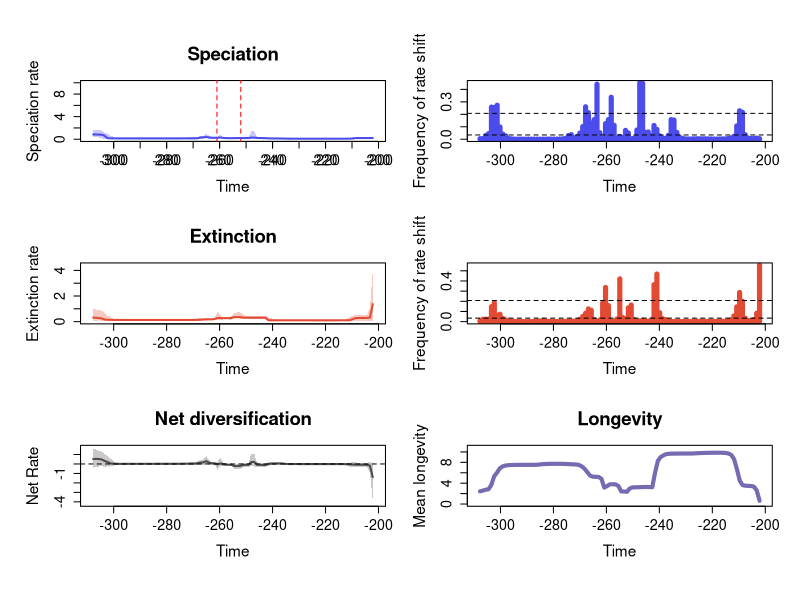

Recreate this plot in R.


pdf(file='C:/Users/SimoesLabAdmin/Documents/BDNN_Arielli/synapsida/mcmc_no_predictors/A_rjmcmc_sampled_every_20k/RTT_plots_final.pdf',width=10, height=15)
par(mfrow=c(3,2), cex.main=1.7, cex.lab=1.4, cex.axis=1.3,
    oma=c(2, 2, 2, 0))     # outer margins for the entire figure
library(scales)

# Define custom tick positions at 10 MY intervals
x_ticks <- seq(-300, -200, by=10)
x_tick_labels <- abs(x_ticks)

# Calculate positions for the mass extinction events
perm_trias_extinction = -252 # End-Permian mass extinction (252 Ma)
guadalupian_extinction = -261 # Guadalupian extinction (261 Ma)

time=c(-202.15980177, -203.22606131000003,-204.29232085,-205.35858039,-206.42483993000002,-207.49109947,-208.55735901000003,-209.62361855,-210.68987809000004,-211.75613763,-212.82239717,-213.88865671000002,-214.95491625,-216.02117579000003,-217.08743533,-218.15369487000004,-219.21995441,-220.28621395,-221.35247349000002,-222.41873303,-223.48499257000003,-224.55125211,-225.61751165000004,-226.68377119000002,-227.75003073,-228.81629027000002,-229.88254981,-230.94880935000003,-232.01506889,-233.08132842999999,-234.14758797000002,-235.21384751,-236.28010705000003,-237.34636659,-238.41262613000004,-239.47888567,-240.54514521,-241.61140475000002,-242.67766429,-243.74392383000003,-244.81018337,-245.87644291000004,-246.94270245,-248.00896199,-249.07522153000002,-250.14148107,-251.20774061000003,-252.27400015,-253.34025969000004,-254.40651923000001,-255.47277877,-256.53903831,-257.60529785,-258.67155739000003,-259.73781693,-260.80407647,-261.87033601,-262.93659555,-264.00285509,-265.06911463,-266.13537417000003,-267.20163371,-268.26789325,-269.33415279,-270.40041233,-271.46667186999997,-272.53293141,-273.59919095000004,-274.66545049,-275.73171003,-276.79796957,-277.86422911,-278.93048865,-279.99674819,-281.06300773000004,-282.12926727,-283.19552681,-284.26178635,-285.32804589,-286.39430543,-287.46056497,-288.52682451000004,-289.59308405,-290.65934359,-291.72560313,-292.79186267,-293.85812221,-294.92438175,-295.99064129000004,-297.05690083,-298.12316037,-299.18941991,-300.25567945,-301.32193899,-302.38819853,-303.45445807000004,-304.52071761,-305.58697715,-306.65323669,-307.71949623)
rate=c(0.20796762396500365, 0.20766679887449715,0.2101375871435917,0.21168803596742553,0.21269096279219235,0.21291474661665094,0.20399091962747742,0.12720317707832302,0.10503837650011404,0.09614447495496997,0.09422744868470204,0.09349567082960046,0.09316486958631787,0.09306171312342326,0.09301855634436387,0.09302418504960407,0.09303579409332255,0.09310245859941212,0.09322079460437313,0.09334461299643511,0.09354517851520205,0.0937424425579432,0.09399949581688385,0.0942799725999955,0.09457986988302908,0.09468569412911594,0.09478753397964187,0.09492540662417218,0.09531807569716022,0.09627359218398832,0.0991834231437475,0.10881895386263982,0.12457085230026213,0.1318645416343191,0.13295252555384324,0.13419385239014517,0.13692181375014043,0.1474432789049239,0.18985373143042378,0.19727928033232195,0.21058068485197756,0.2180082777927044,0.29147321710454255,0.2840505279321833,0.21623547030728502,0.21393166813862474,0.21358640978582083,0.2130678696151146,0.19895663096800442,0.19546515839393303,0.19101985208488081,0.1910780673734374,0.1951455894640577,0.2314257665351939,0.30190837884510596,0.26166190068229717,0.25606025346090355,0.2576201427290292,0.31480191979880934,0.3945635621902289,0.3353905547504395,0.31095728218147667,0.17590414072106741,0.1561455079970681,0.15191609340567364,0.1497289733291343,0.1492019151574226,0.14861891109265207,0.14698958588187916,0.1462932303128907,0.14613021761610834,0.14605603972028536,0.14602511201461504,0.1460168566523532,0.14602200442190397,0.14606642307521955,0.14610279941441673,0.1461163214780764,0.1461102754401429,0.14611082508320772,0.14611012039760268,0.14610967820378198,0.14610587806697034,0.14609635375624305,0.1460887684352624,0.14607374875777862,0.1460767767856696,0.14608934514532085,0.14611979684064086,0.14623513315598108,0.14653363140348663,0.14772907767477256,0.14934598261620363,0.15527538097149884,0.1918185060469303,0.6269305568919246,0.7966103822203912,0.8243147170204428,0.8429759695678014,0.8438357429413552)
minHPD=c(0.0768943748744174, 0.07759585291109931,0.07835882624604115,0.07905088387474705,0.07851966021047276,0.07905088387474705,0.07289422283988767,0.048194609730144576,0.039765300181599156,0.03845828469233687,0.042972415586223875,0.044798501892353564,0.04411802272479986,0.044665025581000196,0.04482805220885506,0.04515927009818011,0.0453330247440287,0.04483341814206473,0.04494190654018587,0.04569018382700499,0.04572629837914798,0.0455320193906466,0.04553666781656226,0.044936772503708956,0.044807159323282435,0.0455320193906466,0.04514545711772151,0.04484607789105739,0.04516077052275215,0.04492099533044749,0.04185372916623322,0.047995366444023725,0.06934587340852706,0.07633840809055153,0.07828766516451989,0.078942017690489,0.07893464227840243,0.07998447882917319,0.07894668028705397,0.0823954103680885,0.08921458473105816,0.08694143277627796,0.09652051440582843,0.12864142029923623,0.1207791617933448,0.121735188225771,0.1207791617933448,0.12119451829810914,0.11185066050513932,0.1134267850332581,0.10646464895740482,0.10614555127151859,0.10077728944311788,0.13717255421979418,0.17112614122512343,0.11101455615033948,0.11131171297842146,0.1110357778242096,0.09979938590698119,0.20848061814815885,0.12390033646884258,0.11598557724369375,0.10367159804679568,0.10389314946744818,0.10175165734803149,0.09732700949087068,0.09616608309865594,0.08902081654153314,0.0994553118176836,0.10261880024986388,0.10251443230185399,0.10133961684066378,0.10175165734803149,0.10184901708773189,0.10204663389848598,0.102250008493835,0.10245984248590964,0.10252231205722617,0.10253927801407205,0.10251443230185399,0.10251443230185399,0.10246180144182915,0.10242129460027306,0.10233435085176491,0.10223152885773121,0.10209840634284183,0.1018162937612192,0.10155929481761443,0.10240940890170434,0.10175165734803149,0.10133961684066378,0.09563065402259772,0.08936525115135471,0.09117665824663747,0.09992597846904823,0.10528664406738539,0.12822070175942932,0.3292412171621953,0.3394789633107799,0.3422578161279379)
maxHPD=c(0.3794781254648623, 0.37688966022350573,0.3753595732193221,0.37685157984000295,0.37941859589109045,0.38429020353291304,0.3866462360139265,0.34373450985548754,0.2699347795828436,0.15722228971581734,0.14656708420259604,0.14471169710626947,0.14231541772341838,0.14232003257329645,0.14202814984960746,0.14209620427361466,0.14209414232256085,0.14135207211460424,0.1413236079239283,0.1420268075688765,0.14209620427361466,0.1420320976275001,0.14229352635982637,0.14209620427361466,0.14232558078869326,0.14330452969935673,0.14328852926286736,0.1433998249992334,0.14470838249283638,0.14771113392238153,0.1602531774136245,0.2259382717319704,0.25198571073105586,0.25204872986654053,0.25368055134618944,0.2544117029356372,0.2551746381829326,0.2628861321918233,0.3236361075900059,0.333464348056029,0.3666545124733737,0.4107930956925239,1.4037704429443751,1.3741326872328534,0.36643224218692744,0.3505787688833488,0.34814382825986484,0.3476785902313394,0.27939416083812146,0.2733100544158744,0.2711095791260178,0.2715207340711895,0.2806030851752576,0.36804793375576234,0.7967249996308864,0.4041349013964623,0.3962109745265074,0.3968641080819756,0.5977799640358299,1.018932953197029,0.6272632024136904,0.544317075888178,0.398743212605749,0.3446526964687403,0.3324107078189649,0.32083964739721477,0.3140679190694435,0.28526284990293843,0.20881677993598916,0.20148160927338268,0.19981788040402462,0.1980913200332915,0.19822523958335844,0.19821389464761777,0.19821389464761777,0.19821389464761777,0.19821389464761777,0.19821389464761777,0.19822523958335844,0.19821356983995364,0.1982445742341141,0.19821389464761777,0.19821389464761777,0.19821389464761777,0.19821389464761777,0.19827520720283504,0.19821356983995364,0.19821389464761777,0.19941204527990364,0.19982161000977583,0.20248277222513614,0.22041487521381647,0.4459590151606513,0.6801058617310471,0.9527086662209635,1.163876768555937,1.4593715893969958,1.7053078110211857,1.6985430638167298,1.7073269714118504)
remove_na = !is.na(rate)
time = time[remove_na]
plot(time,time,type = 'n', ylim = c(0, 10), xlim = c(-308.252626,-201.626672), ylab = 'Speciation rate', xlab = 'Time',main='Speciation' )

axis(1, at=x_ticks, labels=x_tick_labels, cex.axis=1.3) # Custom x-axis with 10MY interval ticks
# Add vertical lines for mass extinction events
abline(v=perm_trias_extinction, col="red", lty=2) 
abline(v=guadalupian_extinction, col="red", lty=2)

polygon(c(time, rev(time)), c(maxHPD[remove_na], rev(minHPD[remove_na])), col = alpha('#4c4cec',0.3), border = NA)
lines(time,rate[remove_na], col = '#4c4cec', lwd=2)
mids=c(-202.16518691919194, -203.24221675757576,-204.3192465959596,-205.39627643434343,-206.47330627272729,-207.5503361111111,-208.62736594949496,-209.7043957878788,-210.78142562626263,-211.85845546464648,-212.9354853030303,-214.01251514141416,-215.08954497979798,-216.16657481818183,-217.24360465656565,-218.3206344949495,-219.39766433333335,-220.47469417171718,-221.55172401010103,-222.62875384848485,-223.7057836868687,-224.78281352525252,-225.85984336363637,-226.9368732020202,-228.01390304040405,-229.0909328787879,-230.16796271717172,-231.24499255555557,-232.3220223939394,-233.39905223232324,-234.4760820707071,-235.55311190909092,-236.63014174747474,-237.7071715858586,-238.78420142424244,-239.86123126262626,-240.9382611010101,-242.01529093939394,-243.0923207777778,-244.16935061616164,-245.24638045454546,-246.32341029292928,-247.40044013131313,-248.47746996969698,-249.5544998080808,-250.63152964646466,-251.70855948484848,-252.78558932323233,-253.86261916161618,-254.939649,-256.0166788383838,-257.0937086767677,-258.1707385151515,-259.2477683535354,-260.3247981919192,-261.401828030303,-262.4788578686869,-263.5558877070707,-264.6329175454546,-265.7099473838384,-266.7869772222222,-267.86400706060607,-268.9410368989899,-270.0180667373737,-271.09509657575757,-272.1721264141414,-273.24915625252527,-274.3261860909091,-275.40321592929297,-276.48024576767676,-277.5572756060606,-278.63430544444446,-279.71133528282826,-280.7883651212121,-281.86539495959596,-282.9424247979798,-284.01945463636366,-285.0964844747475,-286.1735143131313,-287.25054415151516,-288.327573989899,-289.4046038282828,-290.48163366666665,-291.5586635050505,-292.63569334343435,-293.7127231818182,-294.78975302020206,-295.86678285858585,-296.9438126969697,-298.02084253535355,-299.09787237373735,-300.1749022121212,-301.25193205050505,-302.3289618888889,-303.40599172727275,-304.4830215656566,-305.5600514040404,-306.63708124242424,-307.7141110808081)
counts=c(0.004944444444444444, 0.0092,0.0064444444444444445,0.006044444444444444,0.009788888888888889,0.036066666666666664,0.21676666666666666,0.22844444444444445,0.10683333333333334,0.023144444444444443,0.011122222222222223,0.005833333333333334,0.0029666666666666665,0.002522222222222222,0.0020555555555555557,0.0015555555555555555,0.001888888888888889,0.0021777777777777776,0.002688888888888889,0.003511111111111111,0.0033666666666666667,0.0036666666666666666,0.003966666666666667,0.0035444444444444442,0.0023,0.0025,0.0027333333333333333,0.006866666666666667,0.01682222222222222,0.05508888888888889,0.15416666666666667,0.15747777777777777,0.030955555555555556,0.007388888888888889,0.010555555555555556,0.027344444444444446,0.07877777777777778,0.11027777777777778,0.028511111111111112,0.05846666666666667,0.05513333333333333,0.44908888888888887,0.4532777777777778,0.07386666666666666,0.009122222222222223,0.003933333333333333,0.0504,0.07113333333333334,0.0141,0.02298888888888889,0.008288888888888889,0.11153333333333333,0.3371777777777778,0.15767777777777778,0.12498888888888889,0.006944444444444444,0.05263333333333333,0.4416111111111111,0.15745555555555554,0.1302111111111111,0.21332222222222222,0.2604222222222222,0.1017,0.049555555555555554,0.020866666666666665,0.011566666666666666,0.03678888888888889,0.029344444444444444,0.006922222222222222,0.003022222222222222,0.0017555555555555556,0.0010888888888888888,0.0008888888888888889,0.0013,0.0017555555555555556,0.0009,0.0006555555555555556,0.0007111111111111111,0.0006222222222222223,0.0008777777777777778,0.0007333333333333333,0.0009,0.0008888888888888889,0.0010555555555555555,0.0011,0.001,0.001288888888888889,0.003077777777777778,0.006855555555555556,0.027366666666666668,0.040822222222222225,0.099,0.2729111111111111,0.2557333333333333,0.25804444444444447,0.0456,0.029988888888888888,0.005733333333333333,0.0044444444444444444)
plot(mids,counts,type = 'h', xlim = c(-308.252626,-201.626672), ylim=c(0,0.4532777777777778), ylab = 'Frequency of rate shift', xlab = 'Time',lwd=5,col='#4c4cec')
bf2 = 0.03425154723169152
bf6 = 0.20764631159148825
abline(h=bf2, lty=2)
abline(h=bf6, lty=2)

time=c(-202.15980177, -203.22606131000003,-204.29232085,-205.35858039,-206.42483993000002,-207.49109947,-208.55735901000003,-209.62361855,-210.68987809000004,-211.75613763,-212.82239717,-213.88865671000002,-214.95491625,-216.02117579000003,-217.08743533,-218.15369487000004,-219.21995441,-220.28621395,-221.35247349000002,-222.41873303,-223.48499257000003,-224.55125211,-225.61751165000004,-226.68377119000002,-227.75003073,-228.81629027000002,-229.88254981,-230.94880935000003,-232.01506889,-233.08132842999999,-234.14758797000002,-235.21384751,-236.28010705000003,-237.34636659,-238.41262613000004,-239.47888567,-240.54514521,-241.61140475000002,-242.67766429,-243.74392383000003,-244.81018337,-245.87644291000004,-246.94270245,-248.00896199,-249.07522153000002,-250.14148107,-251.20774061000003,-252.27400015,-253.34025969000004,-254.40651923000001,-255.47277877,-256.53903831,-257.60529785,-258.67155739000003,-259.73781693,-260.80407647,-261.87033601,-262.93659555,-264.00285509,-265.06911463,-266.13537417000003,-267.20163371,-268.26789325,-269.33415279,-270.40041233,-271.46667186999997,-272.53293141,-273.59919095000004,-274.66545049,-275.73171003,-276.79796957,-277.86422911,-278.93048865,-279.99674819,-281.06300773000004,-282.12926727,-283.19552681,-284.26178635,-285.32804589,-286.39430543,-287.46056497,-288.52682451000004,-289.59308405,-290.65934359,-291.72560313,-292.79186267,-293.85812221,-294.92438175,-295.99064129000004,-297.05690083,-298.12316037,-299.18941991,-300.25567945,-301.32193899,-302.38819853,-303.45445807000004,-304.52071761,-305.58697715,-306.65323669,-307.71949623)
rate=c(1.3666440167730343, 0.31376495817083805,0.2925677868489296,0.287478471450386,0.2862210070337915,0.2836099130768382,0.27547660210681213,0.20190635617322839,0.11245556240985816,0.10453970444279807,0.10222815117649639,0.1015247960284296,0.10125537896087597,0.10114691685286886,0.10111122132144792,0.10110598646116402,0.10113916870225911,0.10117250728095076,0.10123726550392864,0.10128960280091265,0.101358795632642,0.10144750458247816,0.10159815138914363,0.10177273564665804,0.10190479790650894,0.10192726518873972,0.10193089731103878,0.1019223622891463,0.1019272973438134,0.10193130808446357,0.10193481606391921,0.1019534260548558,0.10198581517322039,0.10207092723482862,0.10249258001622347,0.10306668051534673,0.10444559133040965,0.11430555939094128,0.30622014114357254,0.3057051293362182,0.3053262881169408,0.3054566654123859,0.3063331444311439,0.3076006767936023,0.3078215451494205,0.3083561825241705,0.3151942295508726,0.3515455842966989,0.34793102675511056,0.34717041234135554,0.29040953921959634,0.2707584459780589,0.2690906058659128,0.26888367215422326,0.2809268221804285,0.28261670937316813,0.20421145927468826,0.17699950498381256,0.1753395766532515,0.17413796426515107,0.1630479965363492,0.14759407183316559,0.13811715826340581,0.1328584065648523,0.12998059521010788,0.12914577844235364,0.12881221810801655,0.12856402637891917,0.12825475236818162,0.12807771353840552,0.12797041561480255,0.1278866366008437,0.1278749333479151,0.12787727467096058,0.12791774126763833,0.12805532068605435,0.12825475236818162,0.12864423519811075,0.12938849185615647,0.12981090317356545,0.12997017790930945,0.129996576110952,0.13001246225147917,0.13001004703321206,0.13002174541626105,0.13006084222975345,0.13009900995206167,0.13017805247630732,0.13032684877137363,0.13060170801158205,0.13109488690091517,0.1322577587165825,0.13446020254100768,0.13968787858331613,0.14501582388466194,0.17034822905982056,0.2505660348390565,0.2746149495623695,0.2977590787755317,0.31648715370654756)
minHPD=c(0.08348190308680896, 0.07368241661031225,0.0844673055409662,0.08327000187176245,0.08435717385455181,0.08435717385455181,0.0823664992062907,0.07128241655358862,0.06333759320716403,0.05653815888738134,0.05753424662583165,0.06301447853364206,0.06518718786189116,0.06519531407714453,0.06515772973663224,0.06518718786189116,0.06516603168919358,0.06510110720956809,0.06513737114166247,0.06537263627711279,0.06734119586520412,0.06733007231278947,0.06774509795910805,0.06775386137193883,0.06772528748593573,0.06781091375094567,0.06775386137193883,0.06772528748593573,0.06780421195462585,0.0677549651107355,0.06772528748593573,0.06772528748593573,0.06775386137193883,0.06715112784305398,0.06335379442813509,0.056827993782073476,0.06247040054729427,0.06518718786189116,0.17379380010964263,0.19587329107423804,0.19574548850587145,0.1969417492277334,0.1963426761343241,0.20038395319566288,0.20032746752998773,0.19632928673510633,0.18918864736120888,0.24965700436920876,0.24957857744870487,0.24965700436920876,0.16126463747187753,0.16736617547785937,0.1674306327621449,0.16737600221568985,0.1324248678632417,0.11764011944485381,0.11081770609084718,0.1087129745214534,0.1087129745214534,0.10867900520870648,0.1040291301518661,0.08625140261938312,0.07695725992406921,0.07559940189269528,0.07374780061787484,0.07563919690930712,0.07550632331098898,0.07616735136221806,0.0758013124756407,0.0758013124756407,0.0758013124756407,0.075497377728141,0.0758013124756407,0.0758013124756407,0.07615756395106608,0.0758013124756407,0.07644181766085287,0.07733093566473771,0.07817600997339538,0.07845642931333982,0.07845642931333982,0.07845921525849751,0.07840515356116852,0.0783931559672493,0.07828189541803066,0.0787623169685589,0.07850294709956412,0.07852123943815092,0.07848539144050923,0.07849388006026446,0.07828165956114867,0.07614856198168524,0.06805678901047306,0.07183867760227988,0.0736305007680343,0.07674831600144431,0.08742231109698581,0.0881285466630207,0.08742231109698581,0.08648396848453296)
maxHPD=c(4.006078696745388, 1.070287033094507,0.5468734958945284,0.5217462567650728,0.5188171664863217,0.5151756212954623,0.5063648191701448,0.4628783552752922,0.35848134381864527,0.2554923375190755,0.1556060965330382,0.1444070607999364,0.14268765506746675,0.14116324944318434,0.14038611745888996,0.13987723945919364,0.13927425497430432,0.13890861788771322,0.13847568438238236,0.13831739123434325,0.13987462844300874,0.139483221464613,0.13950847862416768,0.139314460700887,0.13931246078070517,0.1394519972274317,0.13946975034631431,0.13950610782218492,0.13974225966512333,0.13986761342481555,0.140027791428347,0.1404227366717536,0.14119848727741793,0.14248126962477498,0.14745818394798837,0.18066666438760576,0.27508400003509853,0.3382642957585694,0.45712774842507997,0.4412217933899372,0.4374695793357429,0.4370199604603846,0.43250113824153896,0.4389819224270483,0.44126339230400946,0.44540157791131724,0.5653813240445955,0.739131670642162,0.7099585752192836,0.7099585752192836,0.41830867669301697,0.35697031359972575,0.3559408815201169,0.3559408815201169,0.49578675608213535,0.7529206445306491,0.31772967936975105,0.3044414414550101,0.30404703584203213,0.30439174564394655,0.3024913140504804,0.2874274217342404,0.24552796232239824,0.22533334620666615,0.208213003364816,0.20570642790937532,0.2040212652055531,0.20335459990111307,0.20120691314913178,0.2003918823321254,0.1995731502008717,0.19874287008872213,0.19874287008872213,0.1985582344464715,0.1986959560511362,0.19779863089468452,0.19783951204615635,0.19783528058858246,0.19781316566315735,0.19785520796007153,0.19785520796007153,0.19785520796007153,0.19781316566315735,0.19783528058858246,0.19778808446829232,0.19835326032037082,0.19824963737544704,0.1986348951352021,0.1993225677431661,0.20080303524710236,0.20377938886473426,0.21116999948835075,0.2491395796924543,0.38390339119681904,0.46510380574171506,0.6902296316620936,0.8612469701781429,0.8821524013776972,0.9401402207208718,1.0093068886929968)
remove_na = !is.na(rate)
time = time[remove_na]
plot(time,time,type = 'n', ylim = c(0, 4.4066865664199275), xlim = c(-308.252626,-201.626672), ylab = 'Extinction rate', xlab = 'Time',main='Extinction' )
polygon(c(time, rev(time)), c(maxHPD[remove_na], rev(minHPD[remove_na])), col = alpha('#e34a33',0.3), border = NA)
lines(time,rate[remove_na], col = '#e34a33', lwd=2)
mids=c(-202.16518691919194, -203.24221675757576,-204.3192465959596,-205.39627643434343,-206.47330627272729,-207.5503361111111,-208.62736594949496,-209.7043957878788,-210.78142562626263,-211.85845546464648,-212.9354853030303,-214.01251514141416,-215.08954497979798,-216.16657481818183,-217.24360465656565,-218.3206344949495,-219.39766433333335,-220.47469417171718,-221.55172401010103,-222.62875384848485,-223.7057836868687,-224.78281352525252,-225.85984336363637,-226.9368732020202,-228.01390304040405,-229.0909328787879,-230.16796271717172,-231.24499255555557,-232.3220223939394,-233.39905223232324,-234.4760820707071,-235.55311190909092,-236.63014174747474,-237.7071715858586,-238.78420142424244,-239.86123126262626,-240.9382611010101,-242.01529093939394,-243.0923207777778,-244.16935061616164,-245.24638045454546,-246.32341029292928,-247.40044013131313,-248.47746996969698,-249.5544998080808,-250.63152964646466,-251.70855948484848,-252.78558932323233,-253.86261916161618,-254.939649,-256.0166788383838,-257.0937086767677,-258.1707385151515,-259.2477683535354,-260.3247981919192,-261.401828030303,-262.4788578686869,-263.5558877070707,-264.6329175454546,-265.7099473838384,-266.7869772222222,-267.86400706060607,-268.9410368989899,-270.0180667373737,-271.09509657575757,-272.1721264141414,-273.24915625252527,-274.3261860909091,-275.40321592929297,-276.48024576767676,-277.5572756060606,-278.63430544444446,-279.71133528282826,-280.7883651212121,-281.86539495959596,-282.9424247979798,-284.01945463636366,-285.0964844747475,-286.1735143131313,-287.25054415151516,-288.327573989899,-289.4046038282828,-290.48163366666665,-291.5586635050505,-292.63569334343435,-293.7127231818182,-294.78975302020206,-295.86678285858585,-296.9438126969697,-298.02084253535355,-299.09787237373735,-300.1749022121212,-301.25193205050505,-302.3289618888889,-303.40599172727275,-304.4830215656566,-305.5600514040404,-306.63708124242424,-307.7141110808081)
counts=c(0.5551666666666667, 0.08224444444444444,0.02031111111111111,0.0077555555555555555,0.012477777777777779,0.03297777777777778,0.2008111111111111,0.2869555555555556,0.14486666666666667,0.055877777777777776,0.018877777777777778,0.00848888888888889,0.004255555555555556,0.0026444444444444445,0.0022,0.002277777777777778,0.0019444444444444444,0.0026555555555555555,0.002511111111111111,0.002611111111111111,0.003111111111111111,0.0037444444444444443,0.004722222222222222,0.003266666666666667,0.0011888888888888889,0.001411111111111111,0.0013,0.0010777777777777778,0.0011,0.0012555555555555555,0.001888888888888889,0.0029555555555555555,0.008422222222222222,0.020344444444444443,0.02898888888888889,0.08734444444444445,0.4681888888888889,0.36341111111111113,0.017966666666666666,0.004166666666666667,0.0044555555555555555,0.0146,0.007633333333333333,0.0052,0.02022222222222222,0.16263333333333332,0.13541111111111112,0.027666666666666666,0.04103333333333333,0.42065555555555556,0.026155555555555557,0.004577777777777778,0.0037,0.15794444444444444,0.33576666666666666,0.18386666666666668,0.01731111111111111,0.004544444444444445,0.020022222222222223,0.11064444444444445,0.1252111111111111,0.08202222222222222,0.050777777777777776,0.020511111111111112,0.007288888888888889,0.004677777777777778,0.006511111111111111,0.0043,0.0028333333333333335,0.002511111111111111,0.0016666666666666668,0.0011333333333333334,0.0010222222222222223,0.0021777777777777776,0.0034222222222222223,0.005333333333333333,0.010822222222222223,0.006933333333333333,0.004011111111111111,0.0012555555555555555,0.001288888888888889,0.0011,0.0008333333333333334,0.0012444444444444445,0.0013444444444444445,0.0020777777777777778,0.002711111111111111,0.0047666666666666664,0.00871111111111111,0.017466666666666665,0.0319,0.07271111111111112,0.0645,0.18683333333333332,0.14757777777777778,0.0242,0.02431111111111111,0.02278888888888889,0.009622222222222223)
plot(mids,counts,type = 'h', xlim = c(-308.252626,-201.626672), ylim=c(0,0.5551666666666667), ylab = 'Frequency of rate shift', xlab = 'Time',lwd=5,col='#e34a33')
abline(h=bf2, lty=2)
abline(h=bf6, lty=2)
#Net Diversification Rate
time=c(-202.15980177, -203.22606131000003,-204.29232085,-205.35858039,-206.42483993000002,-207.49109947,-208.55735901000003,-209.62361855,-210.68987809000004,-211.75613763,-212.82239717,-213.88865671000002,-214.95491625,-216.02117579000003,-217.08743533,-218.15369487000004,-219.21995441,-220.28621395,-221.35247349000002,-222.41873303,-223.48499257000003,-224.55125211,-225.61751165000004,-226.68377119000002,-227.75003073,-228.81629027000002,-229.88254981,-230.94880935000003,-232.01506889,-233.08132842999999,-234.14758797000002,-235.21384751,-236.28010705000003,-237.34636659,-238.41262613000004,-239.47888567,-240.54514521,-241.61140475000002,-242.67766429,-243.74392383000003,-244.81018337,-245.87644291000004,-246.94270245,-248.00896199,-249.07522153000002,-250.14148107,-251.20774061000003,-252.27400015,-253.34025969000004,-254.40651923000001,-255.47277877,-256.53903831,-257.60529785,-258.67155739000003,-259.73781693,-260.80407647,-261.87033601,-262.93659555,-264.00285509,-265.06911463,-266.13537417000003,-267.20163371,-268.26789325,-269.33415279,-270.40041233,-271.46667186999997,-272.53293141,-273.59919095000004,-274.66545049,-275.73171003,-276.79796957,-277.86422911,-278.93048865,-279.99674819,-281.06300773000004,-282.12926727,-283.19552681,-284.26178635,-285.32804589,-286.39430543,-287.46056497,-288.52682451000004,-289.59308405,-290.65934359,-291.72560313,-292.79186267,-293.85812221,-294.92438175,-295.99064129000004,-297.05690083,-298.12316037,-299.18941991,-300.25567945,-301.32193899,-302.38819853,-303.45445807000004,-304.52071761,-305.58697715,-306.65323669,-307.71949623)
net_rate=c(-1.3841026206847982, -0.175007275670535,-0.08893654349015323,-0.07707111183114736,-0.07372991874326551,-0.06949569435015375,-0.06633463607320086,-0.05799604864585734,-0.03189235648416565,-0.01815475130997435,-0.011380076912029484,-0.00963713790142635,-0.009084131070100478,-0.008810784193182387,-0.008743636250210837,-0.008739806616745097,-0.008806198227629713,-0.0088057940342068,-0.008856248353280787,-0.008887456939021257,-0.00880133562748939,-0.008780647668996592,-0.008811692972661881,-0.008887280415095358,-0.008933025663448706,-0.00886746371819492,-0.008765807135562596,-0.008627108837064482,-0.008294289226850523,-0.007140995583084536,-0.002845688338323291,0.013636358616135835,0.039549486191369373,0.047506633954747114,0.045725446378228674,0.042877651142205896,0.03566650453395683,-0.0011750350027821934,-0.11982530775399379,-0.1113306201670681,-0.09534888091096079,-0.08029258561245525,0.21819864874293093,0.2106267789953727,-0.08691535269487254,-0.09360905147709835,-0.11653487076243038,-0.2091136680905972,-0.21597250849205246,-0.21874077697931432,-0.09844216174886378,-0.07483182376546106,-0.06955983370576256,-0.020167960326364306,0.05558826617252705,-0.044029440663107766,0.05766813001455612,0.07361682185057822,0.1361892100157564,0.3068371317943581,0.16651799442195464,0.13824369748924778,0.07629128917621333,0.04471921694653809,0.03761478347967758,0.03233608233686162,0.03072860543224983,0.02852566415716621,0.021813549900752564,0.01898507565031227,0.018674077492946726,0.018597492047194027,0.018531840609932893,0.01850171241897961,0.01847193549969543,0.018384672143543158,0.018206063538855028,0.017574681170135015,0.01631541222255319,0.015627018116230858,0.01539622498442263,0.015347013980915158,0.015316904222739137,0.015312282956046586,0.015270153536558953,0.015188673603850273,0.01510249464122247,0.01500050712495983,0.014819800012633465,0.014808838448519704,0.01528506733933526,0.02164949608159466,0.029918765495505276,0.06524016809335807,0.21193798967635885,0.3228191043374065,0.4788179042678398,0.5194564183749675,0.5421593731426718,0.5191313783532416)
net_minHPD=c(-3.846351343002033, -0.8948582763404195,-0.37729153448838826,-0.34241177357425845,-0.33851268240167987,-0.34047722766753596,-0.34376058749485544,-0.35882612618391524,-0.28948935338795895,-0.21157618712770415,-0.07577781393984806,-0.06386807249285606,-0.060819093852071515,-0.05976192827661862,-0.05935041528116039,-0.05856500764152125,-0.05856500764152125,-0.05856500764152125,-0.058603644831726115,-0.057949236697313646,-0.05793892432648764,-0.057949236697313646,-0.057400409434779406,-0.05751226909583267,-0.057755548202720774,-0.05750365168632886,-0.05843076483450296,-0.05830309214228248,-0.059713064954705616,-0.060393386569275925,-0.06661548887021373,-0.05833397252055253,-0.04464055200444356,-0.039381267066193756,-0.04409701925496816,-0.057863207764659405,-0.14709318008884073,-0.20872594845769876,-0.28016454515972966,-0.2682656680944005,-0.2670726736389648,-0.2801747397508289,-0.2647055854599746,-0.25225325586213754,-0.28923884934121924,-0.28919369511987547,-0.35971195667340927,-0.5264461269369023,-0.5342582876675657,-0.5408366970713918,-0.25178545602252467,-0.17642130900252,-0.17389423101421558,-0.1579786761541174,-0.18109738918037144,-0.6133408073341091,-0.09238781460126017,-0.07809398895838646,-0.08891151924243612,0.006766776699816235,-0.1549098094388809,-0.13191716505209072,-0.11802837297046095,-0.08508352418701459,-0.04966126777625049,-0.04478161297803221,-0.04883459379335214,-0.0519142405198641,-0.05757826140928865,-0.05297254752325048,-0.05297812422835255,-0.05203306046106343,-0.05086112907564766,-0.05052810663939464,-0.050096271058139824,-0.04940054673159722,-0.04884077120041569,-0.050754999293361774,-0.05233813842365684,-0.053444422898313595,-0.053444422898313595,-0.0535333387624328,-0.054233793015251275,-0.054233793015251275,-0.05417134432001908,-0.054233793015251275,-0.054753158125124324,-0.055842071080211136,-0.0571665914663492,-0.0583086891369381,-0.06858820414799599,-0.1362624490613927,-0.18582769298648702,-0.2729456474231142,-0.2581974300036557,-0.2935852010845892,-0.2551380111614622,-0.2613442280783197,-0.3152791771782365,-0.38404527757628704)
net_maxHPD=c(0.12629286087612518, 0.1777360999058173,0.14076985776299733,0.13635472850593428,0.13960013944031596,0.1436911301916031,0.15680189711102488,0.19222037071439568,0.14960271542316306,0.0826086191010599,0.06911099992836235,0.05017207798566817,0.046427244628539956,0.04487183241881487,0.043842402744142306,0.0437690841865816,0.04314078043502591,0.0426261099724454,0.04205445517945677,0.042360156764333884,0.042327259653677604,0.042261629481454774,0.04295890989395537,0.04314078043502591,0.04324689817468533,0.04379723107906219,0.04323246654786998,0.0437690841865816,0.04392408763140909,0.048322795079494746,0.066558550730059,0.13478332373460206,0.1626017161749093,0.16869429699103625,0.1736745841531699,0.18731214425414905,0.1792918926357036,0.1795762634095275,0.08297261200373984,0.07945780665601238,0.12445197780458808,0.1734002756776982,1.1108526261074352,1.0805860531450548,0.12565098943461192,0.11202352049920067,0.11103718693860012,-0.0007512483096840938,-0.017573090924428436,-0.014859049741531793,0.05135320592559897,0.040196215519724576,0.04782767198709112,0.1556683767316955,0.6546380203298958,0.20360546526154885,0.20082799483120795,0.2089298915470887,0.4280379920976882,0.8380779938903589,0.4647071360697364,0.4219337016751115,0.2867654302144662,0.2105281777252019,0.18278405302845924,0.15926888585775753,0.14665045593854206,0.1365781048259316,0.09878754713156924,0.08904107950470455,0.08564077814848658,0.08513304189463422,0.08561992893699567,0.08561992893699567,0.08561992893699567,0.08561992893699567,0.08522756203309496,0.08233539828400503,0.07948068422334796,0.0779683878719318,0.0779683878719318,0.0780222427751777,0.07738311084134127,0.07738545243552891,0.07754104614480363,0.0777647126432578,0.07778801371400675,0.0775582239573743,0.07775989734465605,0.08080329370394512,0.0819338824887061,0.10505060753299655,0.3716633542368349,0.5962885546453948,0.8798238401255989,1.0662293927482336,1.2809956175305357,1.3847631017633,1.5364450518952713,1.5748565217568344)
remove_na = !is.na(net_rate)
time = time[remove_na]
plot(time,time,type = 'n', ylim = c(-4.2309864773022365, 1.732342173932518), xlim = c(-308.252626,-201.626672), ylab = 'Net Rate', xlab = 'Time',lwd=2, main='Net diversification', col= '#504A4B' )
polygon(c(time, rev(time)), c(net_maxHPD[remove_na], rev(net_minHPD[remove_na])), col = alpha('#504A4B',0.3), border = NA)
lines(time,net_rate[remove_na], col = '#504A4B', lwd=2)
abline(h=0,lty=2)


time=c(-202.15980177, -203.22606131000003,-204.29232085,-205.35858039,-206.42483993000002,-207.49109947,-208.55735901000003,-209.62361855,-210.68987809000004,-211.75613763,-212.82239717,-213.88865671000002,-214.95491625,-216.02117579000003,-217.08743533,-218.15369487000004,-219.21995441,-220.28621395,-221.35247349000002,-222.41873303,-223.48499257000003,-224.55125211,-225.61751165000004,-226.68377119000002,-227.75003073,-228.81629027000002,-229.88254981,-230.94880935000003,-232.01506889,-233.08132842999999,-234.14758797000002,-235.21384751,-236.28010705000003,-237.34636659,-238.41262613000004,-239.47888567,-240.54514521,-241.61140475000002,-242.67766429,-243.74392383000003,-244.81018337,-245.87644291000004,-246.94270245,-248.00896199,-249.07522153000002,-250.14148107,-251.20774061000003,-252.27400015,-253.34025969000004,-254.40651923000001,-255.47277877,-256.53903831,-257.60529785,-258.67155739000003,-259.73781693,-260.80407647,-261.87033601,-262.93659555,-264.00285509,-265.06911463,-266.13537417000003,-267.20163371,-268.26789325,-269.33415279,-270.40041233,-271.46667186999997,-272.53293141,-273.59919095000004,-274.66545049,-275.73171003,-276.79796957,-277.86422911,-278.93048865,-279.99674819,-281.06300773000004,-282.12926727,-283.19552681,-284.26178635,-285.32804589,-286.39430543,-287.46056497,-288.52682451000004,-289.59308405,-290.65934359,-291.72560313,-292.79186267,-293.85812221,-294.92438175,-295.99064129000004,-297.05690083,-298.12316037,-299.18941991,-300.25567945,-301.32193899,-302.38819853,-303.45445807000004,-304.52071761,-305.58697715,-306.65323669,-307.71949623)
rate=c(0.6272781586248815, 2.6065612889933663,3.335217378394145,3.454747148929753,3.479054534375133,3.5173637655363588,3.6218209266404284,4.448496867945494,6.630589368667522,8.577022042716935,9.423369242176362,9.694669449221232,9.794998104204037,9.834791137111305,9.847463094906175,9.849746615480692,9.843422796306541,9.83783298169989,9.824717161155556,9.812076247818824,9.79761725481308,9.780444746075476,9.75590292094019,9.723467008213317,9.69367304940482,9.68933656265395,9.690509768842919,9.690608719511326,9.686839035664208,9.683591421955828,9.679943848610678,9.669781559532149,9.649823944348443,9.59134404116748,9.356985364891168,9.033905309798895,8.31620908423135,6.0563119105351255,3.225768253301946,3.2604558199019005,3.2722307627099774,3.2685346143749547,3.246763210810469,3.2158015765982952,3.210987543624644,3.1942154838718957,2.9801915353446575,2.339536671327356,2.4116664729530894,2.41808722781018,3.467111651314771,3.7756525917514736,3.790308691229949,3.792331493056265,3.4461502646215103,3.156351794600719,4.834198924249366,5.203926173775956,5.224169698467806,5.234125650981248,5.4436400766154955,6.1050773724133025,6.789448974810526,7.237402693865506,7.506810086235614,7.588461881900767,7.6190687823775,7.646050407877099,7.678428170684608,7.695273318720328,7.707405025367062,7.716528957787915,7.717895319550011,7.717422294725854,7.714904863190671,7.703773062563208,7.686460436696795,7.6478865231268065,7.575278645387853,7.535726580177024,7.522915748719148,7.520711466975296,7.519331882191233,7.520420438948655,7.519701128132232,7.517253155042794,7.513108491607492,7.504651569997917,7.488178694251278,7.4584873790550645,7.386854006848646,7.2203578680557,6.854539164208847,6.007837423279884,5.318503655398027,3.6686098736895114,2.8329564803936713,2.7431350256788183,2.5849459683137384,2.4285250045544986)
minHPD=c(0.6272781586248815, 2.6065612889933663,3.335217378394145,3.454747148929753,3.479054534375133,3.5173637655363588,3.6218209266404284,4.448496867945494,6.630589368667522,8.577022042716935,9.423369242176362,9.694669449221232,9.794998104204037,9.834791137111305,9.847463094906175,9.849746615480692,9.843422796306541,9.83783298169989,9.824717161155556,9.812076247818824,9.79761725481308,9.780444746075476,9.75590292094019,9.723467008213317,9.69367304940482,9.68933656265395,9.690509768842919,9.690608719511326,9.686839035664208,9.683591421955828,9.679943848610678,9.669781559532149,9.649823944348443,9.59134404116748,9.356985364891168,9.033905309798895,8.31620908423135,6.0563119105351255,3.225768253301946,3.2604558199019005,3.2722307627099774,3.2685346143749547,3.246763210810469,3.2158015765982952,3.210987543624644,3.1942154838718957,2.9801915353446575,2.339536671327356,2.4116664729530894,2.41808722781018,3.467111651314771,3.7756525917514736,3.790308691229949,3.792331493056265,3.4461502646215103,3.156351794600719,4.834198924249366,5.203926173775956,5.224169698467806,5.234125650981248,5.4436400766154955,6.1050773724133025,6.789448974810526,7.237402693865506,7.506810086235614,7.588461881900767,7.6190687823775,7.646050407877099,7.678428170684608,7.695273318720328,7.707405025367062,7.716528957787915,7.717895319550011,7.717422294725854,7.714904863190671,7.703773062563208,7.686460436696795,7.6478865231268065,7.575278645387853,7.535726580177024,7.522915748719148,7.520711466975296,7.519331882191233,7.520420438948655,7.519701128132232,7.517253155042794,7.513108491607492,7.504651569997917,7.488178694251278,7.4584873790550645,7.386854006848646,7.2203578680557,6.854539164208847,6.007837423279884,5.318503655398027,3.6686098736895114,2.8329564803936713,2.7431350256788183,2.5849459683137384,2.4285250045544986)
maxHPD=c(0.6272781586248815, 2.6065612889933663,3.335217378394145,3.454747148929753,3.479054534375133,3.5173637655363588,3.6218209266404284,4.448496867945494,6.630589368667522,8.577022042716935,9.423369242176362,9.694669449221232,9.794998104204037,9.834791137111305,9.847463094906175,9.849746615480692,9.843422796306541,9.83783298169989,9.824717161155556,9.812076247818824,9.79761725481308,9.780444746075476,9.75590292094019,9.723467008213317,9.69367304940482,9.68933656265395,9.690509768842919,9.690608719511326,9.686839035664208,9.683591421955828,9.679943848610678,9.669781559532149,9.649823944348443,9.59134404116748,9.356985364891168,9.033905309798895,8.31620908423135,6.0563119105351255,3.225768253301946,3.2604558199019005,3.2722307627099774,3.2685346143749547,3.246763210810469,3.2158015765982952,3.210987543624644,3.1942154838718957,2.9801915353446575,2.339536671327356,2.4116664729530894,2.41808722781018,3.467111651314771,3.7756525917514736,3.790308691229949,3.792331493056265,3.4461502646215103,3.156351794600719,4.834198924249366,5.203926173775956,5.224169698467806,5.234125650981248,5.4436400766154955,6.1050773724133025,6.789448974810526,7.237402693865506,7.506810086235614,7.588461881900767,7.6190687823775,7.646050407877099,7.678428170684608,7.695273318720328,7.707405025367062,7.716528957787915,7.717895319550011,7.717422294725854,7.714904863190671,7.703773062563208,7.686460436696795,7.6478865231268065,7.575278645387853,7.535726580177024,7.522915748719148,7.520711466975296,7.519331882191233,7.520420438948655,7.519701128132232,7.517253155042794,7.513108491607492,7.504651569997917,7.488178694251278,7.4584873790550645,7.386854006848646,7.2203578680557,6.854539164208847,6.007837423279884,5.318503655398027,3.6686098736895114,2.8329564803936713,2.7431350256788183,2.5849459683137384,2.4285250045544986)
remove_na = !is.na(rate)
time = time[remove_na]
plot(time,time,type = 'n', ylim = c(0, 10.834721277028763), xlim = c(-308.252626,-201.626672), ylab = 'Mean longevity', xlab = 'Time',main='Longevity' )
polygon(c(time, rev(time)), c(maxHPD[remove_na], rev(minHPD[remove_na])), col = alpha('#756bb1',0.3), border = NA)
lines(time,rate[remove_na], col = '#756bb1', lwd=4)

n <- dev.off()
